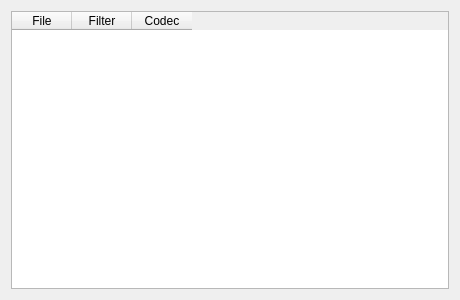
<?xml version="1.0" encoding="UTF-8"?>
<ui version="4.0">
 <class>ProjFileWidget</class>
 <widget class="QWidget" name="ProjFileWidget">
  <property name="geometry">
   <rect>
    <x>0</x>
    <y>0</y>
    <width>460</width>
    <height>300</height>
   </rect>
  </property>
  <property name="windowTitle">
   <string>ProjFileWidget</string>
  </property>
  <layout class="QVBoxLayout" name="verticalLayout">
   <item>
    <widget class="QTableWidget" name="tableWidget">
     <property name="editTriggers">
      <set>QAbstractItemView::NoEditTriggers</set>
     </property>
     <property name="selectionMode">
      <enum>QAbstractItemView::SingleSelection</enum>
     </property>
     <property name="selectionBehavior">
      <enum>QAbstractItemView::SelectRows</enum>
     </property>
     <property name="sortingEnabled">
      <bool>true</bool>
     </property>
     <attribute name="horizontalHeaderDefaultSectionSize">
      <number>60</number>
     </attribute>
     <attribute name="verticalHeaderVisible">
      <bool>false</bool>
     </attribute>
     <attribute name="verticalHeaderDefaultSectionSize">
      <number>20</number>
     </attribute>
     <attribute name="verticalHeaderMinimumSectionSize">
      <number>20</number>
     </attribute>
     <column>
      <property name="text">
       <string>File</string>
      </property>
     </column>
     <column>
      <property name="text">
       <string>Filter</string>
      </property>
     </column>
     <column>
      <property name="text">
       <string>Codec</string>
      </property>
     </column>
    </widget>
   </item>
  </layout>
 </widget>
 <layoutdefault spacing="6" margin="11"/>
 <resources/>
 <connections/>
</ui>
